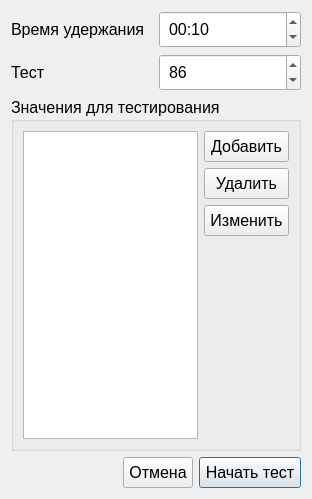
<?xml version="1.0" encoding="UTF-8"?>
<ui version="4.0">
 <class>StepTestSettings</class>
 <widget class="QDialog" name="StepTestSettings">
  <property name="geometry">
   <rect>
    <x>0</x>
    <y>0</y>
    <width>312</width>
    <height>499</height>
   </rect>
  </property>
  <property name="font">
   <font>
    <pointsize>11</pointsize>
   </font>
  </property>
  <property name="windowTitle">
   <string>Параметры тестирования</string>
  </property>
  <layout class="QVBoxLayout" name="verticalLayout_2">
   <item>
    <layout class="QHBoxLayout" name="horizontalLayout_3">
     <item>
      <widget class="QLabel" name="label">
       <property name="font">
        <font>
         <pointsize>12</pointsize>
        </font>
       </property>
       <property name="text">
        <string>&lt;html&gt;&lt;head/&gt;&lt;body&gt;&lt;p&gt;Время удержания&lt;/p&gt;&lt;/body&gt;&lt;/html&gt;</string>
       </property>
      </widget>
     </item>
     <item>
      <widget class="QTimeEdit" name="timeEdit">
       <property name="font">
        <font>
         <pointsize>12</pointsize>
        </font>
       </property>
       <property name="styleSheet">
        <string notr="true">padding: 5px 5px;</string>
       </property>
       <property name="currentSection">
        <enum>QDateTimeEdit::Section::SecondSection</enum>
       </property>
       <property name="displayFormat">
        <string>mm:ss</string>
       </property>
       <property name="currentSectionIndex">
        <number>1</number>
       </property>
       <property name="time">
        <time>
         <hour>0</hour>
         <minute>0</minute>
         <second>10</second>
        </time>
       </property>
      </widget>
     </item>
    </layout>
   </item>
   <item>
    <layout class="QHBoxLayout" name="horizontalLayout_5">
     <item>
      <widget class="QLabel" name="label_3">
       <property name="font">
        <font>
         <pointsize>12</pointsize>
        </font>
       </property>
       <property name="text">
        <string>Тест</string>
       </property>
      </widget>
     </item>
     <item>
      <widget class="QSpinBox" name="spinBox_T_value">
       <property name="font">
        <font>
         <pointsize>12</pointsize>
        </font>
       </property>
       <property name="styleSheet">
        <string notr="true">padding: 5px 5px;</string>
       </property>
       <property name="minimum">
        <number>0</number>
       </property>
       <property name="maximum">
        <number>999</number>
       </property>
       <property name="value">
        <number>86</number>
       </property>
      </widget>
     </item>
    </layout>
   </item>
   <item>
    <widget class="QGroupBox" name="groupBox_2">
     <property name="font">
      <font>
       <pointsize>12</pointsize>
      </font>
     </property>
     <property name="title">
      <string>Значения для тестирования</string>
     </property>
     <layout class="QHBoxLayout" name="horizontalLayout">
      <item>
       <widget class="QListWidget" name="listWidget_value">
        <property name="editTriggers">
         <set>QAbstractItemView::EditTrigger::CurrentChanged|QAbstractItemView::EditTrigger::DoubleClicked|QAbstractItemView::EditTrigger::EditKeyPressed</set>
        </property>
       </widget>
      </item>
      <item>
       <layout class="QVBoxLayout" name="verticalLayout">
        <item>
         <widget class="QPushButton" name="pushButton_add_value">
          <property name="styleSheet">
           <string notr="true">padding: 5px 5px;</string>
          </property>
          <property name="text">
           <string>Добавить</string>
          </property>
         </widget>
        </item>
        <item>
         <widget class="QPushButton" name="pushButton_delete_value">
          <property name="font">
           <font>
            <pointsize>12</pointsize>
           </font>
          </property>
          <property name="styleSheet">
           <string notr="true">padding: 5px 5px;</string>
          </property>
          <property name="text">
           <string>Удалить</string>
          </property>
         </widget>
        </item>
        <item>
         <widget class="QPushButton" name="pushButton_change_value">
          <property name="styleSheet">
           <string notr="true">padding: 5px 5px;</string>
          </property>
          <property name="text">
           <string>Изменить</string>
          </property>
         </widget>
        </item>
        <item>
         <spacer name="verticalSpacer_2">
          <property name="orientation">
           <enum>Qt::Orientation::Vertical</enum>
          </property>
          <property name="sizeHint" stdset="0">
           <size>
            <width>20</width>
            <height>40</height>
           </size>
          </property>
         </spacer>
        </item>
       </layout>
      </item>
     </layout>
    </widget>
   </item>
   <item>
    <layout class="QHBoxLayout" name="horizontalLayout_2">
     <item>
      <spacer name="horizontalSpacer">
       <property name="orientation">
        <enum>Qt::Orientation::Horizontal</enum>
       </property>
       <property name="sizeHint" stdset="0">
        <size>
         <width>40</width>
         <height>20</height>
        </size>
       </property>
      </spacer>
     </item>
     <item>
      <widget class="QPushButton" name="pushButton_2">
       <property name="font">
        <font>
         <pointsize>12</pointsize>
        </font>
       </property>
       <property name="styleSheet">
        <string notr="true">padding: 5px 5px;</string>
       </property>
       <property name="text">
        <string>Отмена</string>
       </property>
      </widget>
     </item>
     <item>
      <widget class="QPushButton" name="pushButton">
       <property name="font">
        <font>
         <pointsize>12</pointsize>
        </font>
       </property>
       <property name="styleSheet">
        <string notr="true">padding: 5px 5px;</string>
       </property>
       <property name="text">
        <string>Начать тест</string>
       </property>
       <property name="default">
        <bool>true</bool>
       </property>
      </widget>
     </item>
    </layout>
   </item>
  </layout>
 </widget>
 <tabstops>
  <tabstop>timeEdit</tabstop>
  <tabstop>spinBox_T_value</tabstop>
  <tabstop>listWidget_value</tabstop>
  <tabstop>pushButton_add_value</tabstop>
  <tabstop>pushButton_delete_value</tabstop>
  <tabstop>pushButton_change_value</tabstop>
  <tabstop>pushButton_2</tabstop>
  <tabstop>pushButton</tabstop>
 </tabstops>
 <resources/>
 <connections>
  <connection>
   <sender>pushButton_2</sender>
   <signal>clicked()</signal>
   <receiver>StepTestSettings</receiver>
   <slot>reject()</slot>
   <hints>
    <hint type="sourcelabel">
     <x>127</x>
     <y>357</y>
    </hint>
    <hint type="destinationlabel">
     <x>40</x>
     <y>204</y>
    </hint>
   </hints>
  </connection>
  <connection>
   <sender>pushButton</sender>
   <signal>clicked()</signal>
   <receiver>StepTestSettings</receiver>
   <slot>accept()</slot>
   <hints>
    <hint type="sourcelabel">
     <x>232</x>
     <y>357</y>
    </hint>
    <hint type="destinationlabel">
     <x>228</x>
     <y>191</y>
    </hint>
   </hints>
  </connection>
 </connections>
</ui>
